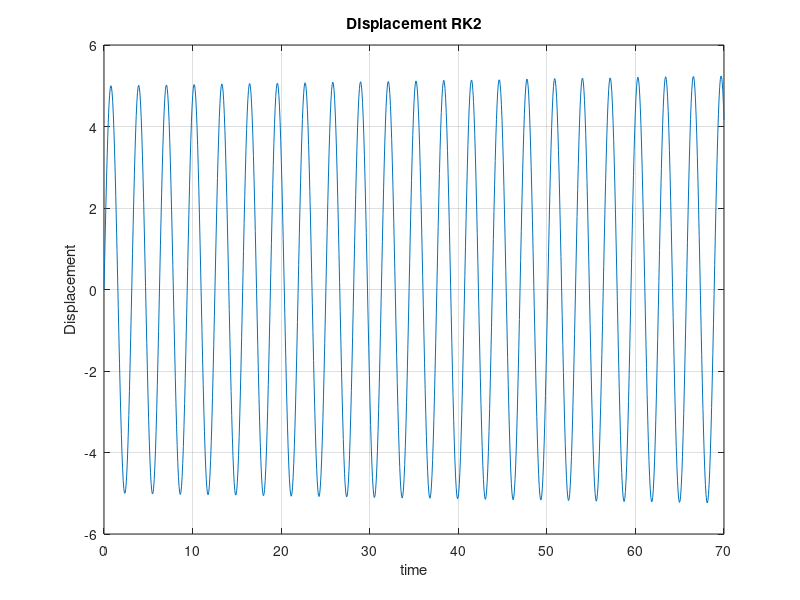
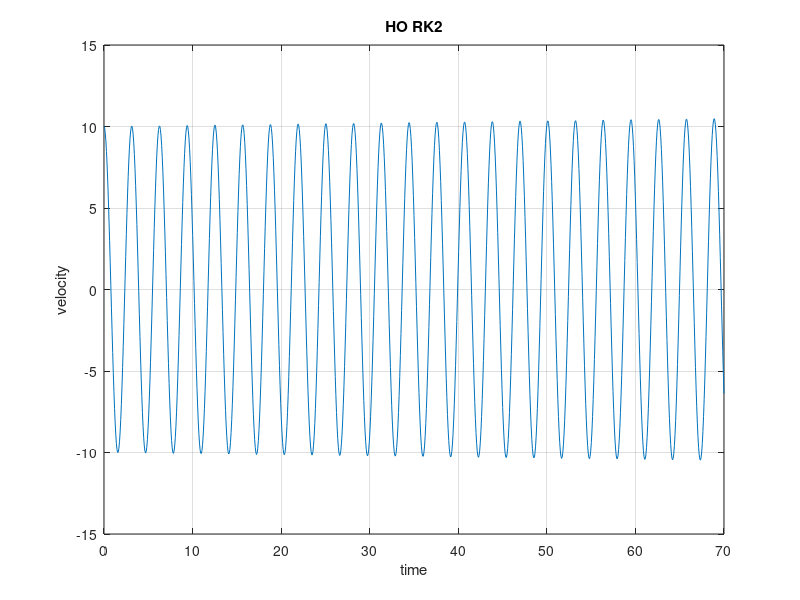
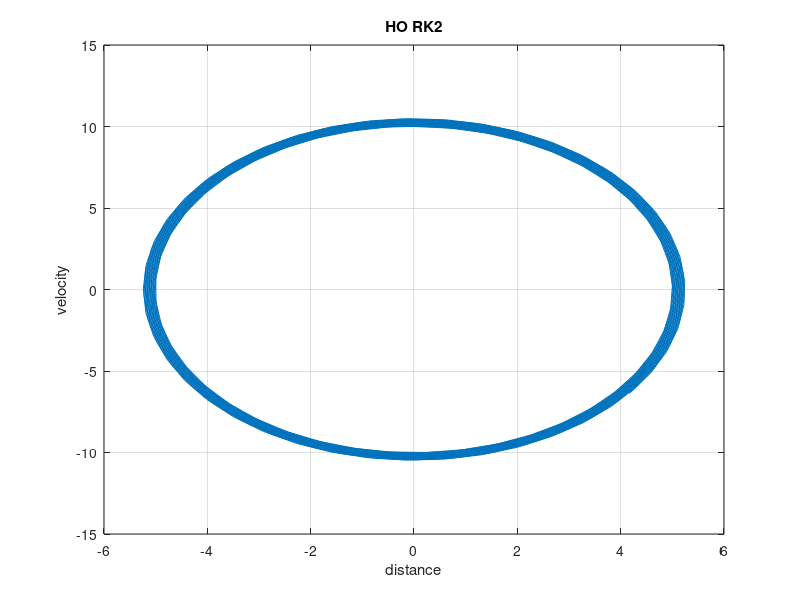

Here is the MATLAB script that generated these plots, in order:
clear all;
close all;
clf; 
%Simple oscillator with rk2
w=2; 
N=1000;
tfinal=70;

t=zeros(1,N+1);
x=zeros(1,N+1);
v=zeros(1,N+1);
tau=tfinal/N;

t(1)=0;
x(1)=0;
v(1)=10;

for n=1:N
  t(n+1)=n*tau;
  xhalf=x(n)+v(n)*tau*.5;
  vhalf=v(n)-w*w*x(n)*tau*.5;
  x(n+1)=x(n)+vhalf*tau; 
  v(n+1)=v(n)-w*w*xhalf*tau;
 end

figure(1);
plot(t,x)
grid on
xlabel('time');
ylabel('Displacement');
title('DIsplacement RK2');

figure(2)
plot(t,v)
grid on
xlabel('time');
ylabel('velocity');
title('HO RK2');

figure(3);
plot(x,v)
grid on
xlabel('distance');
ylabel('velocity');
title('HO RK2');